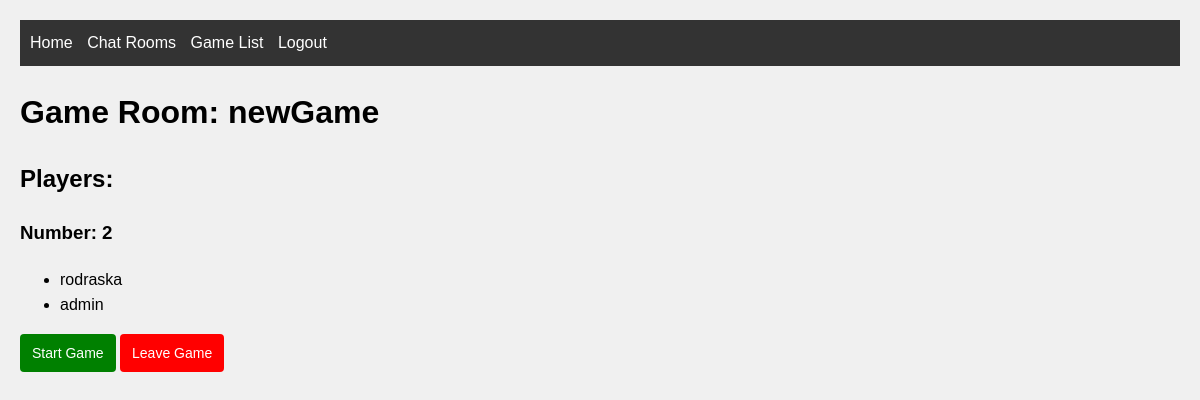
Page /games/2/ (signed in) on the earlier database version.
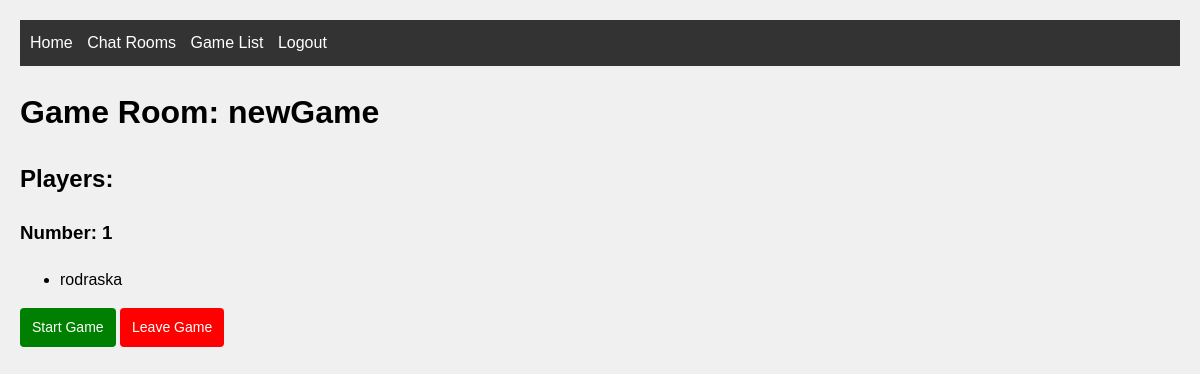
Same page on the later database version.
### myapp/models.py (models this page shows, shortened)
class Game(models.Model):
    name = models.CharField(max_length=100)
    is_active = models.BooleanField(default=True)
    created_at = models.DateTimeField(auto_now_add=True)
    game_state = models.JSONField(default=dict)
    round = models.IntegerField(default=0)
    @property
    def number_of_players(self):
        return self.players.count()

class Player(models.Model):
    user = models.OneToOneField(User, on_delete=models.CASCADE)
    game = models.ForeignKey(Game, on_delete=models.SET_NULL, null=True, related_name='players')
    points = models.IntegerField(default=0)
    joined_at = models.DateTimeField(null=True, blank=True)
    class Meta:
        ordering = ['joined_at']

### myapp/views.py (the view)
# urls.py: path('games/<int:game_id>/', views.game_room, name='game_room'),
@login_required
def game_room(request, game_id):
    game = get_object_or_404(Game, id=game_id)
    with transaction.atomic():
        player, created = Player.objects.get_or_create(user=request.user)
        if player.game != game:
            if player.game:
                player.leave_game()
            player.join_game(game)
    players = game.players.all()
    context = {
        'game': game,
        'players': players,
    }
    return render(request, 'game_room.html', context)

### myapp/templates/game_room.html (shortened to what this page needs)
{% extends 'base.html' %}
{% block content %}
    <h1>Game Room: {{ game.name }}</h1>
    <h2>Players:</h2>
    <h3>Number: <span id="number-of-players">{{ game.number_of_players }}</span></h3>
    <ul id="players-list">
        {% for player in players %}
            <li>{{ player.user.username }}</li>
        {% endfor %}
    </ul>
    <a href="{% url 'game_play' game.id %}" class="start-game-btn">Start Game</a>
    <a href="{% url 'leave_game' game.id %}" class="delete-room-btn">Leave Game</a>
{% endblock %}

### myapp/templates/base.html (shortened to what this page needs)
<!DOCTYPE html>
<html>
    {% load static %}
<body>
    <nav class="main-nav">
        <ul>
            <li><a href="{% url 'home' %}">Home</a></li>
            <li><a href="{% url 'chat_room_list' %}">Chat Rooms</a></li>
            <li><a href="{% url 'game_list' %}">Game List</a></li>
            {% if user.is_authenticated %}
                <li><a href="{% url 'logout' %}">Logout</a></li>
            {% else %}
                <li><a href="{% url 'login' %}">Login</a></li>
                <li><a href="{% url 'register' %}">Register</a></li>
            {% endif %}
        </ul>
    </nav>
    <main>
        {% block content %}{% endblock %}
    </main>
</body>
</html>

### myapp/templates/base.html (style rules this page uses)
body { font-family: Arial, sans-serif; line-height: 1.6; margin: 0; padding: 20px; background-color: #f0f0f0; }
.main-nav { background-color: #333; padding: 10px; margin-bottom: 20px; }
.main-nav ul { list-style-type: none; padding: 0; margin: 0; }
.main-nav ul li { display: inline; margin-right: 10px; }
.main-nav ul li a { color: white; text-decoration: none; }
.delete-room-btn { display: inline-block; padding: 8px 12px; background-color: red; color: white; text-decoration: none; border-radius: 4px; font-size: 14px; transition: background-color 0.3s ease; }
.start-game-btn { display: inline-block; padding: 8px 12px; background-color: green; color: white; text-decoration: none; border-radius: 4px; font-size: 14px; transition: background-color 0.3s ease; }

Differences in the rows shown:
no longer on this page (row edited): Player: user.username "admin"
computed for Game "newGame": number_of_players "2" → "1"
